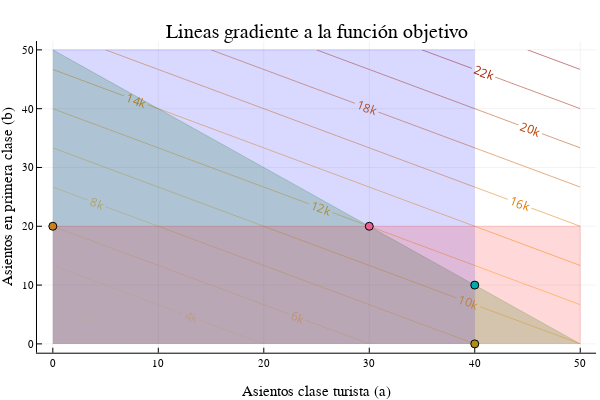

Notebook code for this chart:
### Code cell
contour(a,b,(a,b)->P(a,b),nlevels=20, c=:heat, linewidth=10, colorbar = false, contour_labels = true)
areaplot!(a, (50 .- a), legend=false, opacity=0.2, color=:green)
areaplot!(a[a.<=40], repeat([maximum(b)],length(a[a.<=40])), c=:blue, legend=false, opacity=0.15)
areaplot!([0, 50, 50], [20, 20, 0], c=:red, legend=false, opacity=0.15)
scatter!([40 40 30 0],[0 10 20 20])


xaxis!("Asientos clase turista (a)")
yaxis!("Asientos en primera clase (b)")
title!("Lineas gradiente a la función objetivo")

### Figure 1 — Plotly figure (JSON) as saved in the notebook; plotly's stock layout.template omitted (floating-point values rounded to 4 significant figures)
{"data": [{"colorbar": {"title": ""}, "colorscale": [[0, "rgba(255, 255, 224, 1.000)"], [0.5, "rgba(255, 165, 0, 1.000)"], [1, "rgba(139, 0, 0, 1.000)"]], "contours": {"coloring": "lines", "showlabels": true}, "hoverinfo": "none", "name": "y1", "ncontours": 22, "showlegend": false, "showscale": false, "type": "contour", "x": [0, 5, 10, 15, 20, 25, 30, 35, 40, 45, 50], "xaxis": "x", "y": [0, 5, 10, 15, 20, 25, 30, 35, 40, 45, 50], "yaxis": "y", "z": [[0, 1000, 2000, 3000, 4000, 5000, 6000, 7000, 8000, 9000, 10000], [1500, 2500, 3500, 4500, 5500, 6500, 7500, 8500, 9500, 10500, 11500], [3000, 4000, 5000, 6000, 7000, 8000, 9000, 10000, 11000, 12000, 13000], [4500, 5500, 6500, 7500, 8500, 9500, 10500, 11500, 12500, 13500, 14500], [6000, 7000, 8000, 9000, 10000, 11000, 12000, 13000, 14000, 15000, 16000], [7500, 8500, 9500, 10500, 11500, 12500, 13500, 14500, 15500, 16500, 17500], [9000, 10000, 11000, 12000, 13000, 14000, 15000, 16000, 17000, 18000, 19000], [10500, 11500, 12500, 13500, 14500, 15500, 16500, 17500, 18500, 19500, 20500], [12000, 13000, 14000, 15000, 16000, 17000, 18000, 19000, 20000, 21000, 22000], [13500, 14500, 15500, 16500, 17500, 18500, 19500, 20500, 21500, 22500, 23500], [15000, 16000, 17000, 18000, 19000, 20000, 21000, 22000, 23000, 24000, 25000]], "zmax": 25000, "zmin": 0}, {"colorbar": {"title": ""}, "fill": "tozeroy", "fillcolor": "rgba(0, 128, 0, 0.200)", "legendgroup": "y2", "line": {"color": "rgba(0, 128, 0, 0.200)", "dash": "solid", "shape": "linear", "width": 1}, "mode": "lines", "name": "y2", "showlegend": true, "type": "scatter", "x": [0, 5, 10, 15, 20, 25, 30, 35, 40, 45, 50], "xaxis": "x", "y": [50, 45, 40, 35, 30, 25, 20, 15, 10, 5, 0], "yaxis": "y", "zmax": 25000, "zmin": 0}, {"colorbar": {"title": ""}, "fill": "tozeroy", "fillcolor": "rgba(0, 0, 255, 0.150)", "legendgroup": "y3", "line": {"color": "rgba(0, 0, 255, 0.150)", "dash": "solid", "shape": "linear", "width": 1}, "mode": "lines", "name": "y3", "showlegend": true, "type": "scatter", "x": [0, 5, 10, 15, 20, 25, 30, 35, 40], "xaxis": "x", "y": [50, 50, 50, 50, 50, 50, 50, 50, 50], "yaxis": "y", "zmax": 25000, "zmin": 0}, {"colorbar": {"title": ""}, "fill": "tozeroy", "fillcolor": "rgba(255, 0, 0, 0.150)", "legendgroup": "y4", "line": {"color": "rgba(255, 0, 0, 0.150)", "dash": "solid", "shape": "linear", "width": 1}, "mode": "lines", "name": "y4", "showlegend": true, "type": "scatter", "x": [0, 50, 50], "xaxis": "x", "y": [20, 20, 0], "yaxis": "y", "zmax": 25000, "zmin": 0}, {"colorbar": {"title": ""}, "legendgroup": "y5", "marker": {"color": "rgba(172, 142, 24, 1.000)", "line": {"color": "rgba(0, 0, 0, 1.000)", "width": 1}, "size": 8, "symbol": "circle"}, "mode": "markers", "name": "y5", "showlegend": true, "type": "scatter", "x": [40], "xaxis": "x", "y": [0], "yaxis": "y", "zmax": 25000, "zmin": 0}, {"colorbar": {"title": ""}, "legendgroup": "y6", "marker": {"color": "rgba(0, 170, 174, 1.000)", "line": {"color": "rgba(0, 0, 0, 1.000)", "width": 1}, "size": 8, "symbol": "circle"}, "mode": "markers", "name": "y6", "showlegend": true, "type": "scatter", "x": [40], "xaxis": "x", "y": [10], "yaxis": "y", "zmax": 25000, "zmin": 0}, {"colorbar": {"title": ""}, "legendgroup": "y7", "marker": {"color": "rgba(237, 94, 147, 1.000)", "line": {"color": "rgba(0, 0, 0, 1.000)", "width": 1}, "size": 8, "symbol": "circle"}, "mode": "markers", "name": "y7", "showlegend": true, "type": "scatter", "x": [30], "xaxis": "x", "y": [20], "yaxis": "y", "zmax": 25000, "zmin": 0}, {"colorbar": {"title": ""}, "legendgroup": "y8", "marker": {"color": "rgba(198, 130, 37, 1.000)", "line": {"color": "rgba(0, 0, 0, 1.000)", "width": 1}, "size": 8, "symbol": "circle"}, "mode": "markers", "name": "y8", "showlegend": true, "type": "scatter", "x": [0], "xaxis": "x", "y": [20], "yaxis": "y", "zmax": 25000, "zmin": 0}], "layout": {"annotations": [{"font": {"color": "rgba(0, 0, 0, 1.000)", "family": "sans-serif", "size": 20}, "rotation": 0, "showarrow": false, "text": "Lineas gradiente a la función objetivo", "x": 0.5275, "xanchor": "center", "xref": "paper", "y": 1, "yanchor": "top", "yref": "paper"}], "height": 400, "margin": {"b": 20, "l": 0, "r": 0, "t": 20}, "paper_bgcolor": "rgba(255, 255, 255, 1.000)", "plot_bgcolor": "rgba(255, 255, 255, 1.000)", "showlegend": false, "width": 600, "xaxis": {"anchor": "y", "domain": [0.06165, 0.9934], "gridcolor": "rgba(0, 0, 0, 0.100)", "gridwidth": 0.5, "linecolor": "rgba(0, 0, 0, 1.000)", "mirror": false, "range": [-1.5, 51.5], "showgrid": true, "showline": true, "showticklabels": true, "tickangle": 0, "tickcolor": "rgb(0, 0, 0)", "tickfont": {"color": "rgba(0, 0, 0, 1.000)", "family": "sans-serif", "size": 11}, "tickmode": "array", "ticks": "inside", "ticktext": ["0", "10", "20", "30", "40", "50"], "tickvals": [0, 10, 20, 30, 40, 50], "title": "Asientos clase turista (a)", "titlefont": {"color": "rgba(0, 0, 0, 1.000)", "family": "sans-serif", "size": 15}, "type": "-", "visible": true, "zeroline": false, "zerolinecolor": "rgba(0, 0, 0, 1.000)"}, "yaxis": {"anchor": "x", "domain": [0.07581, 0.9415], "gridcolor": "rgba(0, 0, 0, 0.100)", "gridwidth": 0.5, "linecolor": "rgba(0, 0, 0, 1.000)", "mirror": false, "range": [-1.5, 51.5], "showgrid": true, "showline": true, "showticklabels": true, "tickangle": 0, "tickcolor": "rgb(0, 0, 0)", "tickfont": {"color": "rgba(0, 0, 0, 1.000)", "family": "sans-serif", "size": 11}, "tickmode": "array", "ticks": "inside", "ticktext": ["0", "10", "20", "30", "40", "50"], "tickvals": [0, 10, 20, 30, 40, 50], "title": "Asientos en primera clase (b)", "titlefont": {"color": "rgba(0, 0, 0, 1.000)", "family": "sans-serif", "size": 15}, "type": "-", "visible": true, "zeroline": false, "zerolinecolor": "rgba(0, 0, 0, 1.000)"}}}
